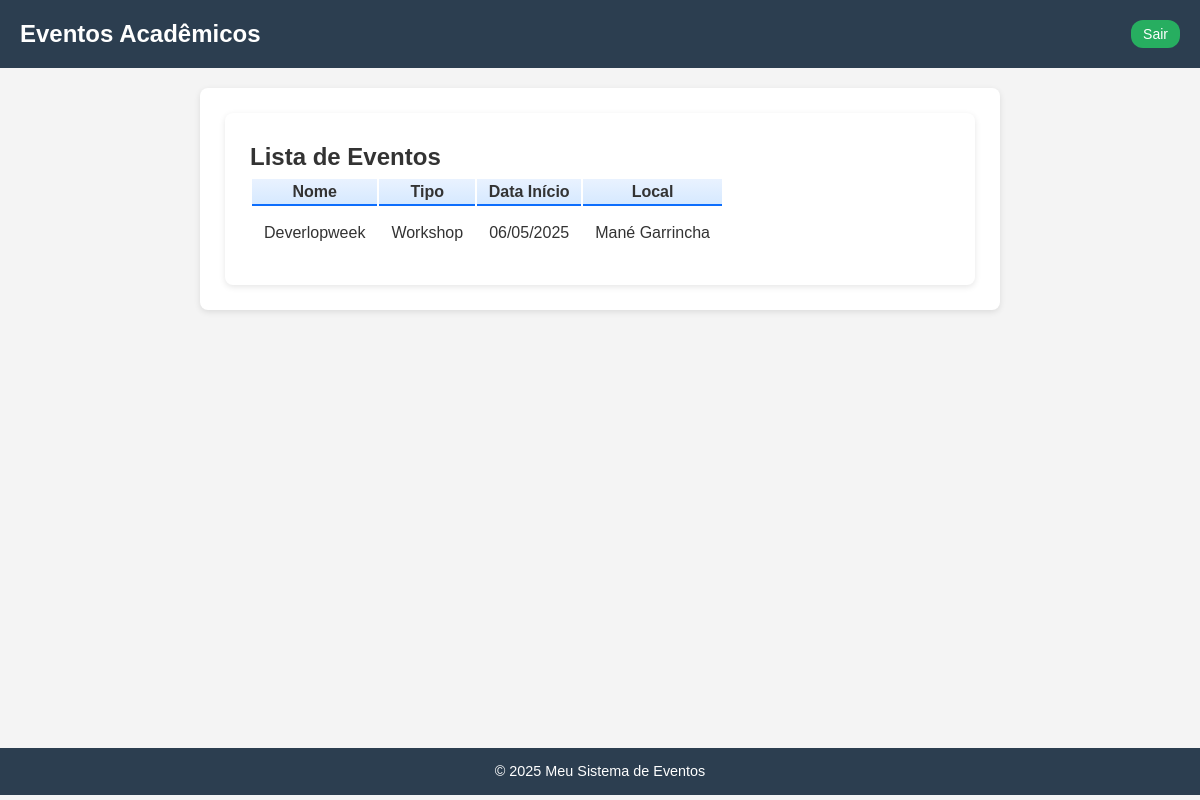
The app's page /evento/listas2/, older data.
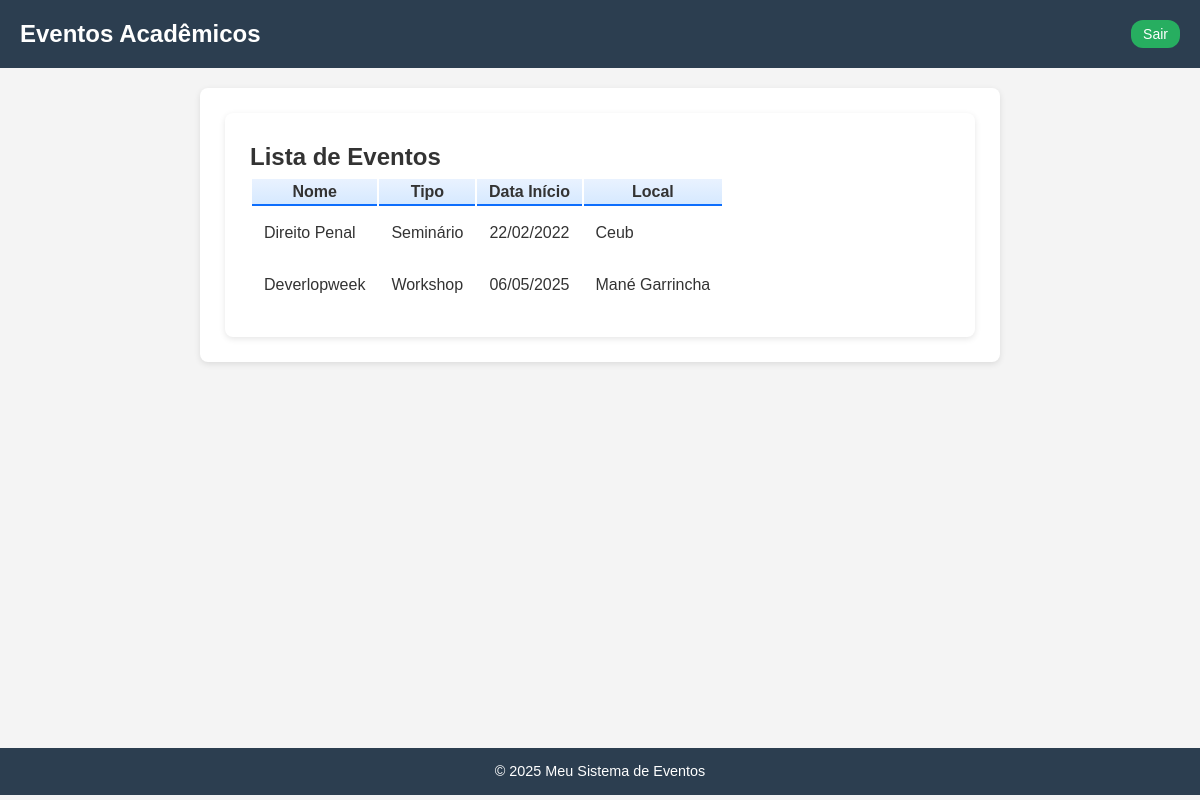
The same page, newer data.
### eventos/models.py (models this page shows, shortened)
class Evento(models.Model):
    TIPOS = [
        ('seminario', 'Seminário'),
        ('palestra', 'Palestra'),
        ('workshop', 'Workshop'),
        ('curso', 'Curso'),
    ]
    nome = models.CharField(max_length=200)
    tipo = models.CharField(max_length=20, choices=TIPOS)
    descricao = models.TextField()
    data_inicio = models.DateField()
    data_fim = models.DateField()
    horario_inicio = models.TimeField()
    horario_fim = models.TimeField()
    local = models.CharField(max_length=255)
    quantidade_participantes = models.PositiveIntegerField(null=True, blank=True)
    organizador = models.ForeignKey(
        User,
        on_delete=models.CASCADE,
        related_name="eventos_organizados"
    )

### eventos/views.py (the view)
# urls.py: path('evento/listas2/', EventoListView2.as_view(), name='evento_list2'),
class EventoListView2(ListView):
    model = Evento
    template_name = 'evento_list2.html'  # Caminho para o template
    context_object_name = 'eventos'     # Nome da variável usada no template
    ordering = ['data_inicio']          # Ordena os eventos por data de início

### eventos/templates/evento_list2.html (shortened to what this page needs)
{% extends 'baseSemLoginSair.html' %}
{% block content %}
<div class="container mt-5">
    <div class="d-flex justify-content-between align-items-center mb-4">
        <h2 class="fw-bold text-primary">Lista de Eventos</h2>
    </div>
    <div class="table-responsive">
        <table class="table table-bordered table-striped align-middle shadow-sm">
            <thead class="table-primary text-center">
                <tr>
                    <th scope="col" class="px-3 py-2">Nome</th>
                    <th scope="col" class="px-3 py-2">Tipo</th>
                    <th scope="col" class="px-3 py-2">Data Início</th>
                    <th scope="col" class="px-3 py-2">Local</th>
                </tr>
            </thead>
            <tbody>
                {% for evento in eventos %}
                <tr>
                    <td class="fw-semibold text-dark">{{ evento.nome }}</td>
                    <td class="text-muted">{{ evento.get_tipo_display }}</td>
                    <td class="text-center">{{ evento.data_inicio|date:"d/m/Y" }}</td>
                    <td class="text-muted">{{ evento.local }}</td>
                    <td class="text-center">
                    </td>
                </tr>
                {% empty %}
                <tr>
                    <td colspan="5" class="text-center text-muted py-3">
                        Nenhum evento cadastrado.
                    </td>
                </tr>
                {% endfor %}
            </tbody>
        </table>
    </div>
</div>
{% endblock %}

Row changes from the older to the newer data that the page shows:
added Evento: nome "Direito Penal", tipo "Seminário", data_inicio "22/02/2022", local "Ceub"
